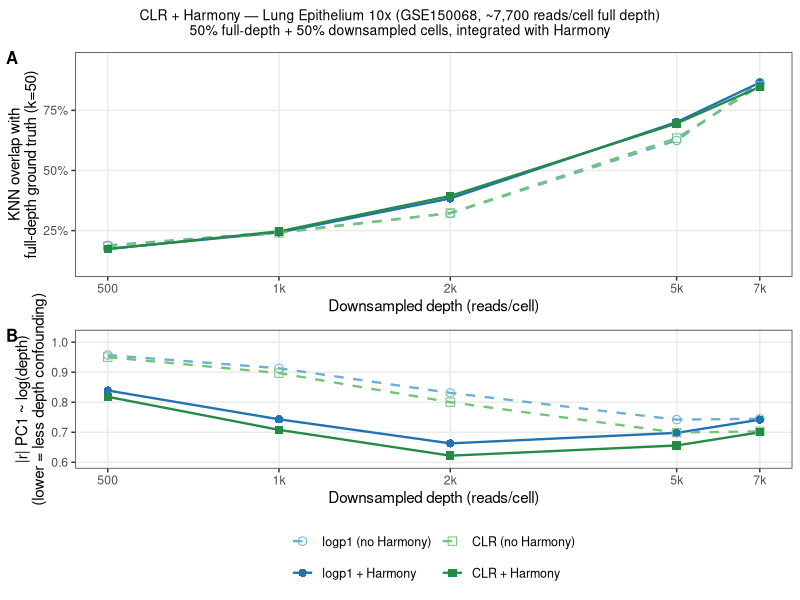
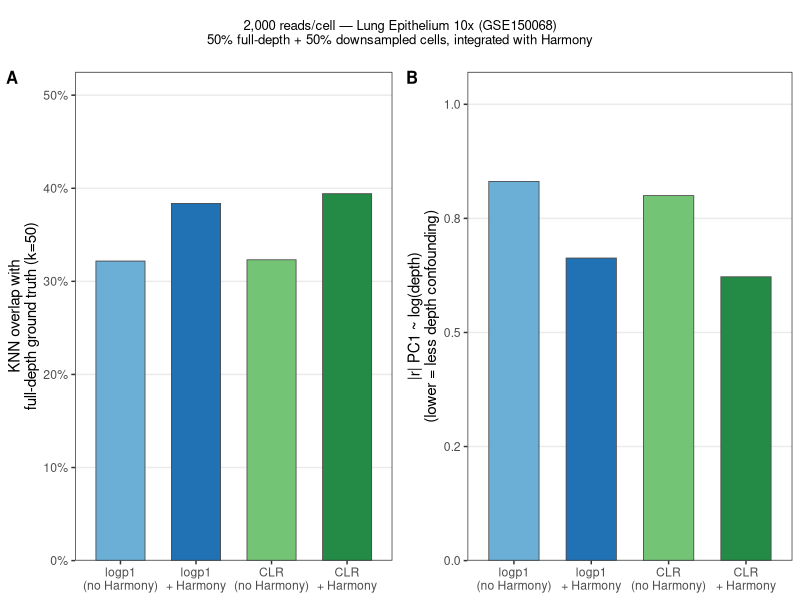

Reproduce these figures in R, in order.
library(tidyverse)

results <- tribble(
  ~target_depth, ~method,                  ~norm,   ~integration, ~knn_overlap, ~pc1_depth_r,
  500,  "logp1 (no Harmony)",  "logp1", "none",    0.1885, 0.957,
  500,  "logp1 + Harmony",     "logp1", "Harmony", 0.1745, 0.839,
  500,  "CLR (no Harmony)",    "CLR",   "none",    0.1849, 0.950,
  500,  "CLR + Harmony",       "CLR",   "Harmony", 0.1730, 0.818,
  1000, "logp1 (no Harmony)",  "logp1", "none",    0.2442, 0.913,
  1000, "logp1 + Harmony",     "logp1", "Harmony", 0.2423, 0.743,
  1000, "CLR (no Harmony)",    "CLR",   "none",    0.2403, 0.897,
  1000, "CLR + Harmony",       "CLR",   "Harmony", 0.2468, 0.708,
  2000, "logp1 (no Harmony)",  "logp1", "none",    0.3218, 0.831,
  2000, "logp1 + Harmony",     "logp1", "Harmony", 0.3837, 0.663,
  2000, "CLR (no Harmony)",    "CLR",   "none",    0.3232, 0.800,
  2000, "CLR + Harmony",       "CLR",   "Harmony", 0.3942, 0.622,
  5000, "logp1 (no Harmony)",  "logp1", "none",    0.6248, 0.742,
  5000, "logp1 + Harmony",     "logp1", "Harmony", 0.7014, 0.698,
  5000, "CLR (no Harmony)",    "CLR",   "none",    0.6347, 0.699,
  5000, "CLR + Harmony",       "CLR",   "Harmony", 0.6957, 0.656,
  7000, "logp1 (no Harmony)",  "logp1", "none",    0.8652, 0.745,
  7000, "logp1 + Harmony",     "logp1", "Harmony", 0.8656, 0.742,
  7000, "CLR (no Harmony)",    "CLR",   "none",    0.8513, 0.703,
  7000, "CLR + Harmony",       "CLR",   "Harmony", 0.8479, 0.700,
) %>%
  mutate(
    method = factor(method, levels = c("logp1 (no Harmony)", "logp1 + Harmony",
                                        "CLR (no Harmony)",   "CLR + Harmony")),
    pc1_depth_r = abs(pc1_depth_r)
  )

colors <- c(
  "logp1 (no Harmony)" = "#6baed6",
  "logp1 + Harmony"    = "#2171b5",
  "CLR (no Harmony)"   = "#74c476",
  "CLR + Harmony"      = "#238b45"
)
shapes <- c(
  "logp1 (no Harmony)" = 1,
  "logp1 + Harmony"    = 16,
  "CLR (no Harmony)"   = 0,
  "CLR + Harmony"      = 15
)
linetypes <- c(
  "logp1 (no Harmony)" = "dashed",
  "logp1 + Harmony"    = "solid",
  "CLR (no Harmony)"   = "dashed",
  "CLR + Harmony"      = "solid"
)

p_overlap <- ggplot(results, aes(x = target_depth, y = knn_overlap,
                                  color = method, shape = method, linetype = method)) +
  geom_line(linewidth = 0.8) +
  geom_point(size = 2.5) +
  scale_x_log10(breaks = c(500, 1000, 2000, 5000, 7000),
                labels = c("500", "1k", "2k", "5k", "7k")) +
  scale_y_continuous(labels = scales::percent_format(accuracy = 1),
                     limits = c(0.1, 0.95)) +
  scale_color_manual(values = colors) +
  scale_shape_manual(values = shapes) +
  scale_linetype_manual(values = linetypes) +
  labs(x = "Downsampled depth (reads/cell)",
       y = "KNN overlap with\nfull-depth ground truth (k=50)",
       color = NULL, shape = NULL, linetype = NULL) +
  theme_bw(base_size = 11) +
  theme(legend.position = "none",
        panel.grid.minor = element_blank())

p_confound <- ggplot(results, aes(x = target_depth, y = pc1_depth_r,
                                   color = method, shape = method, linetype = method)) +
  geom_line(linewidth = 0.8) +
  geom_point(size = 2.5) +
  scale_x_log10(breaks = c(500, 1000, 2000, 5000, 7000),
                labels = c("500", "1k", "2k", "5k", "7k")) +
  scale_y_continuous(limits = c(0.6, 1.02),
                     labels = scales::number_format(accuracy = 0.1)) +
  scale_color_manual(values = colors) +
  scale_shape_manual(values = shapes) +
  scale_linetype_manual(values = linetypes) +
  labs(x = "Downsampled depth (reads/cell)",
       y = "|r| PC1 ~ log(depth)\n(lower = less depth confounding)",
       color = NULL, shape = NULL, linetype = NULL) +
  theme_bw(base_size = 11) +
  theme(legend.position = "bottom",
        legend.text = element_text(size = 9),
        panel.grid.minor = element_blank()) +
  guides(color = guide_legend(nrow = 2))

p_combined <- cowplot::plot_grid(
  p_overlap, p_confound,
  nrow = 2, align = "v", axis = "lr",
  labels = c("A", "B"), label_size = 12
)

title <- cowplot::ggdraw() +
  cowplot::draw_label(
    "CLR + Harmony — Lung Epithelium 10x (GSE150068, ~7,700 reads/cell full depth)\n50% full-depth + 50% downsampled cells, integrated with Harmony",
    fontface = "plain", size = 10, x = 0.5, hjust = 0.5
  )

final <- cowplot::plot_grid(title, p_combined, ncol = 1, rel_heights = c(0.08, 1))

ggsave("../output/clr_harmony_lung_sweep.pdf", final, width = 4.5, height = 6)
cat("Saved: ../output/clr_harmony_lung_sweep.pdf\n")

# ── 2k barplot ────────────────────────────────────────────────────────────────
dat2k <- results %>% filter(target_depth == 2000) %>%
  mutate(method_lab = factor(
    c("logp1\n(no Harmony)", "logp1\n+ Harmony", "CLR\n(no Harmony)", "CLR\n+ Harmony"),
    levels = c("logp1\n(no Harmony)", "logp1\n+ Harmony", "CLR\n(no Harmony)", "CLR\n+ Harmony")
  ))

colors2 <- setNames(unname(colors), levels(dat2k$method_lab))

p_ov2k <- ggplot(dat2k, aes(x = method_lab, y = knn_overlap, fill = method_lab)) +
  geom_col(width = 0.65, color = "grey30", linewidth = 0.3) +
  scale_fill_manual(values = colors2) +
  scale_y_continuous(labels = scales::percent_format(accuracy = 1),
                     limits = c(0, 0.5), expand = expansion(mult = c(0, 0.05))) +
  labs(x = NULL, y = "KNN overlap with\nfull-depth ground truth (k=50)") +
  theme_bw(base_size = 11) +
  theme(legend.position = "none", panel.grid.major.x = element_blank(),
        panel.grid.minor = element_blank())

p_r2k <- ggplot(dat2k, aes(x = method_lab, y = pc1_depth_r, fill = method_lab)) +
  geom_col(width = 0.65, color = "grey30", linewidth = 0.3) +
  scale_fill_manual(values = colors2) +
  scale_y_continuous(limits = c(0, 1.02), expand = expansion(mult = c(0, 0.05)),
                     labels = scales::number_format(accuracy = 0.1)) +
  labs(x = NULL, y = "|r| PC1 ~ log(depth)\n(lower = less depth confounding)") +
  theme_bw(base_size = 11) +
  theme(legend.position = "none", panel.grid.major.x = element_blank(),
        panel.grid.minor = element_blank())

p2k <- cowplot::plot_grid(p_ov2k, p_r2k, nrow = 1, align = "h", axis = "tb",
                           labels = c("A", "B"), label_size = 12)
title2k <- cowplot::ggdraw() +
  cowplot::draw_label(
    "2,000 reads/cell — Lung Epithelium 10x (GSE150068)\n50% full-depth + 50% downsampled cells, integrated with Harmony",
    fontface = "plain", size = 9.5, x = 0.5, hjust = 0.5
  )
final2k <- cowplot::plot_grid(title2k, p2k, ncol = 1, rel_heights = c(0.12, 1))
ggsave("../output/clr_harmony_lung_2k.pdf", final2k, width = 6, height = 3.8)
cat("Saved: ../output/clr_harmony_lung_2k.pdf\n")
